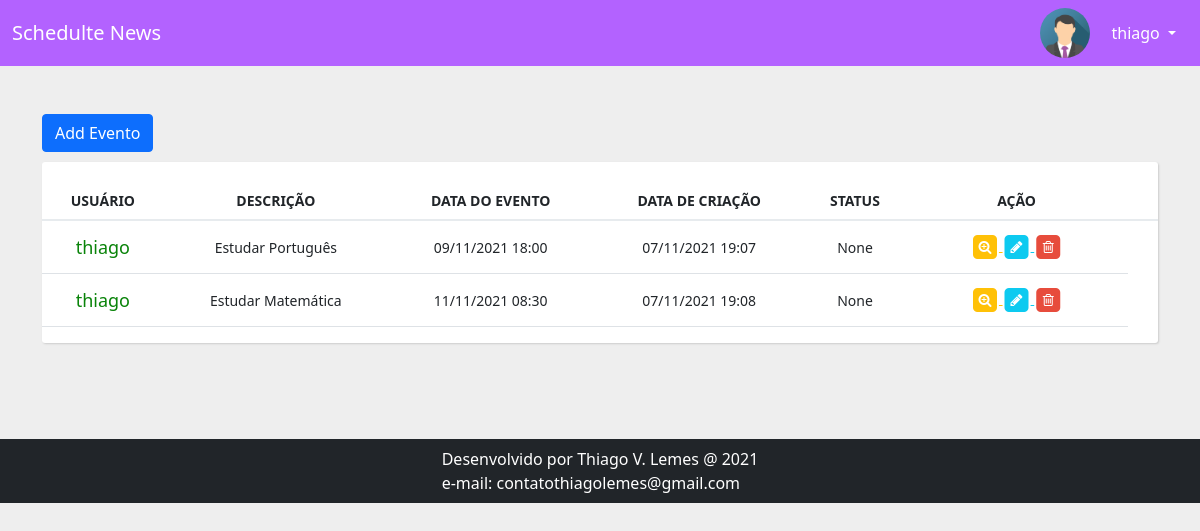
Page /home/ (signed in) on the earlier database version.
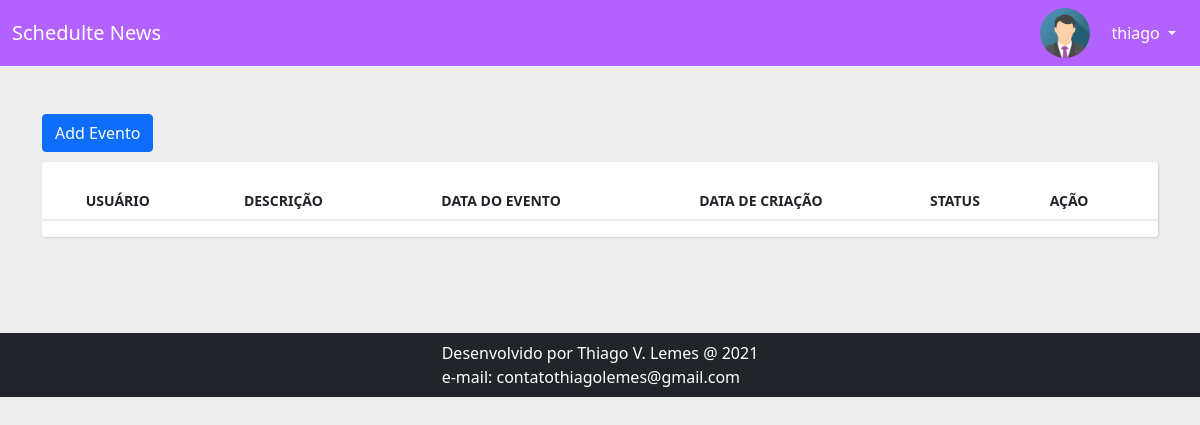
Same page on the later database version.
### core/models/evento.py (models this page shows, shortened)
class Evento(models.Model):
    status_evento = (
        ('P', 'Pendente'),
        ('C', 'Concluído')
    )
    titulo = models.CharField(max_length=100)
    descricao = models.TextField(blank=True, null=True)
    data_evento = DateTimeField(verbose_name='DATA DO EVENTO')
    data_criacao = DateTimeField(verbose_name='DATA DE CRIAÇÃO', auto_now=True)
    status = models.CharField(blank=True, null=True, choices=status_evento, max_length=1)
    usuario = models.ForeignKey(User, on_delete=models.CASCADE) # chave estrangeira
    class Meta:
        db_table = 'evento'
    def get_data_evento(self):
        hs = self.data_evento - datetime.timedelta(hours=3)
        return hs.strftime('%d/%m/%Y %H:%M')
    def get_data_criacao(self):
        hs = self.data_criacao - datetime.timedelta(hours=3)
        return hs.strftime("%d/%m/%Y %H:%M")

### core/views/view_home.py (the view)
# urls.py: 2. Add a URL to urlpatterns:  path('', views.home, name='home')
@login_required(login_url="/index/")
def home(request):
    usuario = request.user
    eventos = Evento.objects.filter(usuario=usuario)
    dados = {'eventos': eventos, 'usuario':usuario}
    return render(request, 'home.html', dados)

### templates/home.html
{% extends "model-page.html" %}
{% load static%}
{% block content %}
    {% include "tabela_eventos.html" %}
{% endblock %}

### templates/models-template/model-header.html (shortened to what this page needs)
<nav class="navbar fixed-top">
    <div class="container-fluid">
        <a class="navbar-brand" href="/">Schedulte News</a>
        <div>
            <div class="dropdown">
                <img src="{{ MEDIA_URL }}image/avatar.png" alt="Avatar" class="avatar">
                <button class="btn btn-secondary dropdown-toggle dropdownLogin" type="button" data-bs-toggle="dropdown">
                    {{ usuario }}
                </button>
            </div>
        </div>
    </div>
</nav>

### templates/components/tabela_eventos.html (shortened to what this page needs)
<link rel="stylesheet" type="text/css" href="//netdna.bootstrapcdn.com/font-awesome/4.1.0/css/font-awesome.min.css">
<br>
<div class="tabela_eventos">
<div class="container bootstrap snippets bootdey">
    <div class="row">
        <div class="col-lg-12">
            <a href="/evento/adicionar/">
                <button type="button" class="btn btn-primary evento_button">Add Evento</button>
            </a>
            <div class="main-box no-header clearfix">
                <div class="main-box-body clearfix">
                    <div class="table-responsive">
                        <table class="table user-list">
                            <thead align="center">
                                <tr>
                                <th><span>Usuário</span></th>
                                <th><span>Descrição</span></th>
                                <th><span>Data do Evento</span></th>
                                <th><span>Data de Criação</span></th>
                                <th><span>Status</span></th>
                                <th><span>Ação</span></th>
                                <th>&nbsp;</th>
                                </tr>
                            </thead>
                            <tbody align="center">
                                {% for evento in eventos %}
                                <tr>
                                    <td style="color: rgb(9, 131, 9);">{{ usuario }}</td>
                                    <td>{{ evento.titulo }}</td>
                                    <td>{{ evento.get_data_evento }}</td>
                                    <td>{{ evento.get_data_criacao }}</td>
                                    <td>{{ evento.status }}</td>
                                    <td style="width: 20%;">
                                        <a href="/evento/{{ evento.id }}" class="table-link  text-warning">
                                            <span class="fa-stack">
                                                <i class="fa fa-square fa-stack-2x"></i>
                                                <i class="fa fa-search-plus fa-stack-1x fa-inverse" title="Visualizar"></i>
                                            </span>
                                        </a>
                                        <a href="/evento/editar/?id_evento={{ evento.id }}" class="table-link  text-info">
                                            <span class="fa-stack">
                                                <i class="fa fa-square fa-stack-2x"></i>
                                                <i class="fa fa-pencil fa-stack-1x fa-inverse" title="Editar"></i>
                                            </span>
                                        </a>
                                        <a href="#" class="table-link danger">
                                            <span class="fa-stack">
                                                <i class="fa fa-square fa-stack-2x"></i>
                                                <i class="fa fa-trash-o fa-stack-1x fa-inverse" title="Deletar"></i>
                                            </span>
                                        </a>
                                    </td>
                                </tr>
                                {% endfor %}
                            </tbody>
                        </table>
                    </div>
                </div>
            </div>
        </div>
    </div>
</div>
</div>

Differences in the rows shown:
removed Evento: {{ usuario }} "thiago", titulo "Estudar Português", get_data_evento "09/11/2021 18:00", get_data_criacao "07/11/2021 19:07", status "None"
removed Evento: {{ usuario }} "thiago", titulo "Estudar Matemática", get_data_evento "11/11/2021 08:30", get_data_criacao "07/11/2021 19:08", status "None"
